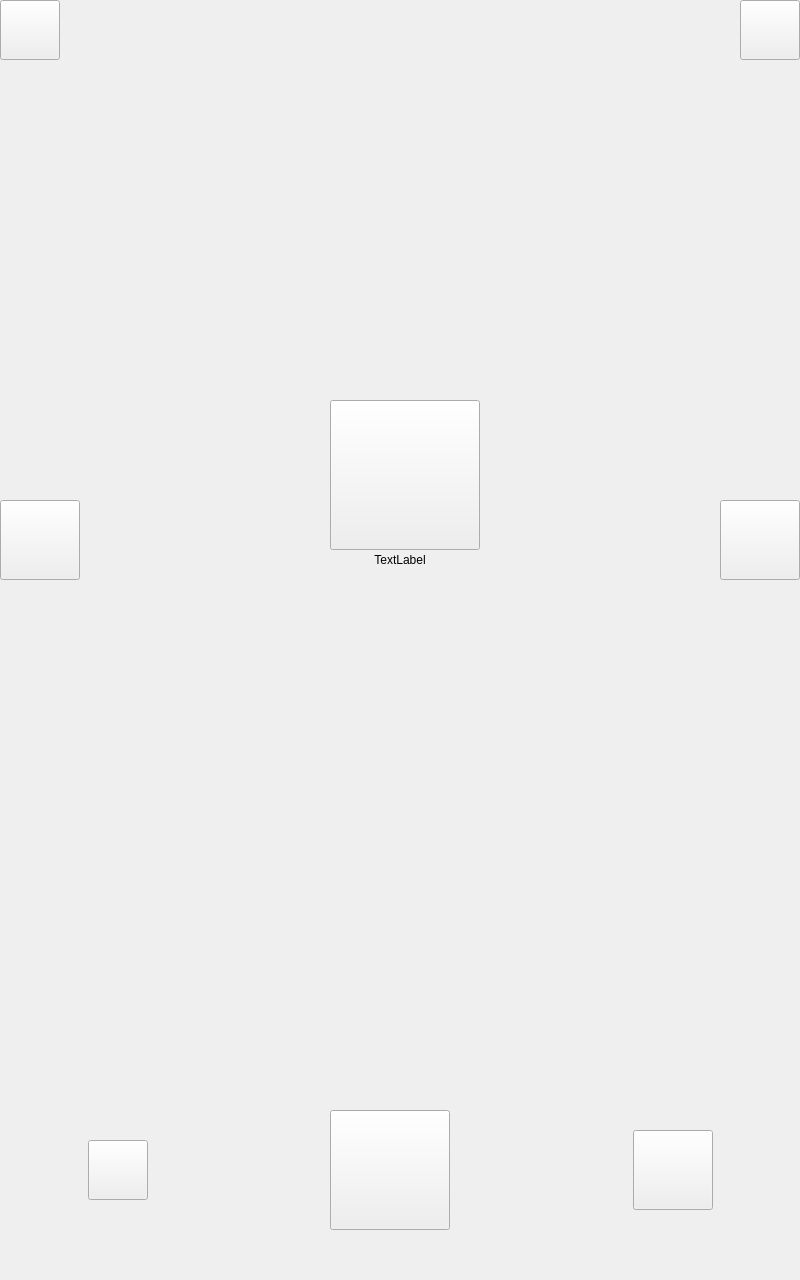
<?xml version="1.0" encoding="UTF-8"?>
<ui version="4.0">
 <class>CamWindow</class>
 <widget class="QWidget" name="CamWindow">
  <property name="geometry">
   <rect>
    <x>0</x>
    <y>0</y>
    <width>800</width>
    <height>1280</height>
   </rect>
  </property>
  <property name="windowTitle">
   <string>CamWindow</string>
  </property>
  <widget class="QLabel" name="label">
   <property name="geometry">
    <rect>
     <x>0</x>
     <y>60</y>
     <width>800</width>
     <height>1000</height>
    </rect>
   </property>
   <property name="sizePolicy">
    <sizepolicy hsizetype="Preferred" vsizetype="Preferred">
     <horstretch>0</horstretch>
     <verstretch>0</verstretch>
    </sizepolicy>
   </property>
   <property name="minimumSize">
    <size>
     <width>800</width>
     <height>200</height>
    </size>
   </property>
   <property name="maximumSize">
    <size>
     <width>800</width>
     <height>1000</height>
    </size>
   </property>
   <property name="layoutDirection">
    <enum>Qt::LeftToRight</enum>
   </property>
   <property name="styleSheet">
    <string notr="true"/>
   </property>
   <property name="text">
    <string>TextLabel</string>
   </property>
   <property name="alignment">
    <set>Qt::AlignCenter</set>
   </property>
  </widget>
  <widget class="QPushButton" name="ReturnBtn">
   <property name="geometry">
    <rect>
     <x>0</x>
     <y>0</y>
     <width>60</width>
     <height>60</height>
    </rect>
   </property>
   <property name="minimumSize">
    <size>
     <width>60</width>
     <height>60</height>
    </size>
   </property>
   <property name="maximumSize">
    <size>
     <width>60</width>
     <height>60</height>
    </size>
   </property>
   <property name="styleSheet">
    <string notr="true">border-image: url(:/icon/back.png);</string>
   </property>
   <property name="text">
    <string/>
   </property>
  </widget>
  <widget class="QWidget" name="horizontalLayoutWidget">
   <property name="geometry">
    <rect>
     <x>0</x>
     <y>1060</y>
     <width>801</width>
     <height>221</height>
    </rect>
   </property>
   <layout class="QHBoxLayout" name="horizontalLayout">
    <item>
     <spacer name="horizontalSpacer_3">
      <property name="orientation">
       <enum>Qt::Horizontal</enum>
      </property>
      <property name="sizeHint" stdset="0">
       <size>
        <width>40</width>
        <height>20</height>
       </size>
      </property>
     </spacer>
    </item>
    <item>
     <widget class="QPushButton" name="AlbumBtn">
      <property name="minimumSize">
       <size>
        <width>60</width>
        <height>60</height>
       </size>
      </property>
      <property name="maximumSize">
       <size>
        <width>60</width>
        <height>60</height>
       </size>
      </property>
      <property name="styleSheet">
       <string notr="true">border-image: url(:/icon/album.png);</string>
      </property>
      <property name="text">
       <string/>
      </property>
     </widget>
    </item>
    <item>
     <spacer name="horizontalSpacer_5">
      <property name="orientation">
       <enum>Qt::Horizontal</enum>
      </property>
      <property name="sizeHint" stdset="0">
       <size>
        <width>40</width>
        <height>20</height>
       </size>
      </property>
     </spacer>
    </item>
    <item>
     <spacer name="horizontalSpacer">
      <property name="orientation">
       <enum>Qt::Horizontal</enum>
      </property>
      <property name="sizeHint" stdset="0">
       <size>
        <width>40</width>
        <height>20</height>
       </size>
      </property>
     </spacer>
    </item>
    <item>
     <widget class="QPushButton" name="TakePhoto">
      <property name="minimumSize">
       <size>
        <width>120</width>
        <height>120</height>
       </size>
      </property>
      <property name="maximumSize">
       <size>
        <width>120</width>
        <height>120</height>
       </size>
      </property>
      <property name="styleSheet">
       <string notr="true">border-image: url(:/icon/take_photo.png);</string>
      </property>
      <property name="text">
       <string/>
      </property>
     </widget>
    </item>
    <item>
     <spacer name="horizontalSpacer_6">
      <property name="orientation">
       <enum>Qt::Horizontal</enum>
      </property>
      <property name="sizeHint" stdset="0">
       <size>
        <width>40</width>
        <height>20</height>
       </size>
      </property>
     </spacer>
    </item>
    <item>
     <spacer name="horizontalSpacer_2">
      <property name="orientation">
       <enum>Qt::Horizontal</enum>
      </property>
      <property name="sizeHint" stdset="0">
       <size>
        <width>40</width>
        <height>20</height>
       </size>
      </property>
     </spacer>
    </item>
    <item>
     <widget class="QPushButton" name="RecordBtn">
      <property name="minimumSize">
       <size>
        <width>80</width>
        <height>80</height>
       </size>
      </property>
      <property name="maximumSize">
       <size>
        <width>80</width>
        <height>80</height>
       </size>
      </property>
      <property name="text">
       <string/>
      </property>
      <property name="checkable">
       <bool>true</bool>
      </property>
     </widget>
    </item>
    <item>
     <spacer name="horizontalSpacer_4">
      <property name="orientation">
       <enum>Qt::Horizontal</enum>
      </property>
      <property name="sizeHint" stdset="0">
       <size>
        <width>40</width>
        <height>20</height>
       </size>
      </property>
     </spacer>
    </item>
   </layout>
  </widget>
  <widget class="QPushButton" name="PrePicBtn">
   <property name="geometry">
    <rect>
     <x>0</x>
     <y>500</y>
     <width>80</width>
     <height>80</height>
    </rect>
   </property>
   <property name="styleSheet">
    <string notr="true">border-image: url(:/icon/left.png);</string>
   </property>
   <property name="text">
    <string/>
   </property>
  </widget>
  <widget class="QPushButton" name="NextPicBtn">
   <property name="geometry">
    <rect>
     <x>720</x>
     <y>500</y>
     <width>80</width>
     <height>80</height>
    </rect>
   </property>
   <property name="styleSheet">
    <string notr="true">border-image: url(:/icon/right.png);</string>
   </property>
   <property name="text">
    <string/>
   </property>
  </widget>
  <widget class="QPushButton" name="DeleteBtn">
   <property name="geometry">
    <rect>
     <x>740</x>
     <y>0</y>
     <width>60</width>
     <height>60</height>
    </rect>
   </property>
   <property name="minimumSize">
    <size>
     <width>60</width>
     <height>60</height>
    </size>
   </property>
   <property name="maximumSize">
    <size>
     <width>60</width>
     <height>60</height>
    </size>
   </property>
   <property name="styleSheet">
    <string notr="true">border-image: url(:/icon/garbage.png);</string>
   </property>
   <property name="text">
    <string/>
   </property>
  </widget>
  <widget class="QPushButton" name="PlayBtn">
   <property name="geometry">
    <rect>
     <x>330</x>
     <y>400</y>
     <width>150</width>
     <height>150</height>
    </rect>
   </property>
   <property name="minimumSize">
    <size>
     <width>150</width>
     <height>150</height>
    </size>
   </property>
   <property name="maximumSize">
    <size>
     <width>150</width>
     <height>150</height>
    </size>
   </property>
   <property name="styleSheet">
    <string notr="true">border-image: url(:/icon/play.png);</string>
   </property>
   <property name="text">
    <string/>
   </property>
  </widget>
 </widget>
 <resources/>
 <connections/>
</ui>
